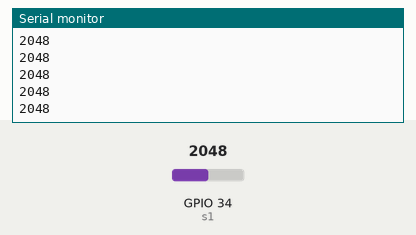
Bench run of a sketch on a simulated ESP32. Shown: the last lines printed to the serial monitor. The test bench sets the inputs (shaded band); at power-on: GPIO 34 (s1) = 2048.

Above: at 1.2 s.
1.3 s: GPIO 34 (s1) set to 2866
At 1.31 s:
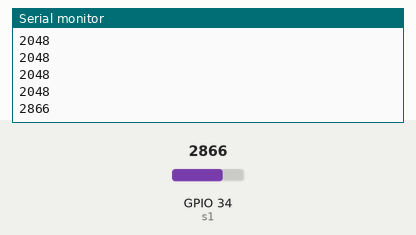
2.8 s: GPIO 34 (s1) set to 3603
At 2.81 s:
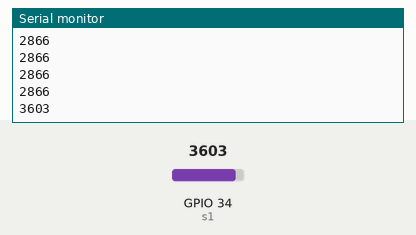
Timing chart, 0 to 5.8 s (numbered marks = the images above; inputs shaded):
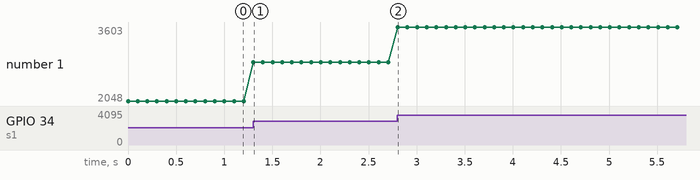

The sketch:

CODIGO1.ino
```cpp
const int s1 = 34; // PONEMOS CONSTANTE DEL PIN EN EL QUE ESTA CONECTADO EL OUTPUT DE NUESTRO SENSOR


void setup() {
  Serial.begin(9600); // INICIAMOS LA COMUNICACION CON ARDUINO A 9600 BAUDIOS
}

void loop()
 {
  Serial.println(analogRead(s1)); // HACEMOS UN PRINT DE LO QUE LEEMOS ANALOGICAMENTE DEL SENSOR 1 (PIN34)
  delay(100); // PONEMOS UN DELAY DE 100MS PARA NO LLENARNOS DE DATOS
}
```

Measured:
- after the input at 1.3 s, the serial monitor: prints a new line at once (image 1)
- after the input at 2.8 s, the serial monitor: prints a new line at once (image 2)
- plotted number 1: 2048 → 2866 after the input at 1.3 s, 2866 → 3603 after the input at 2.8 s
